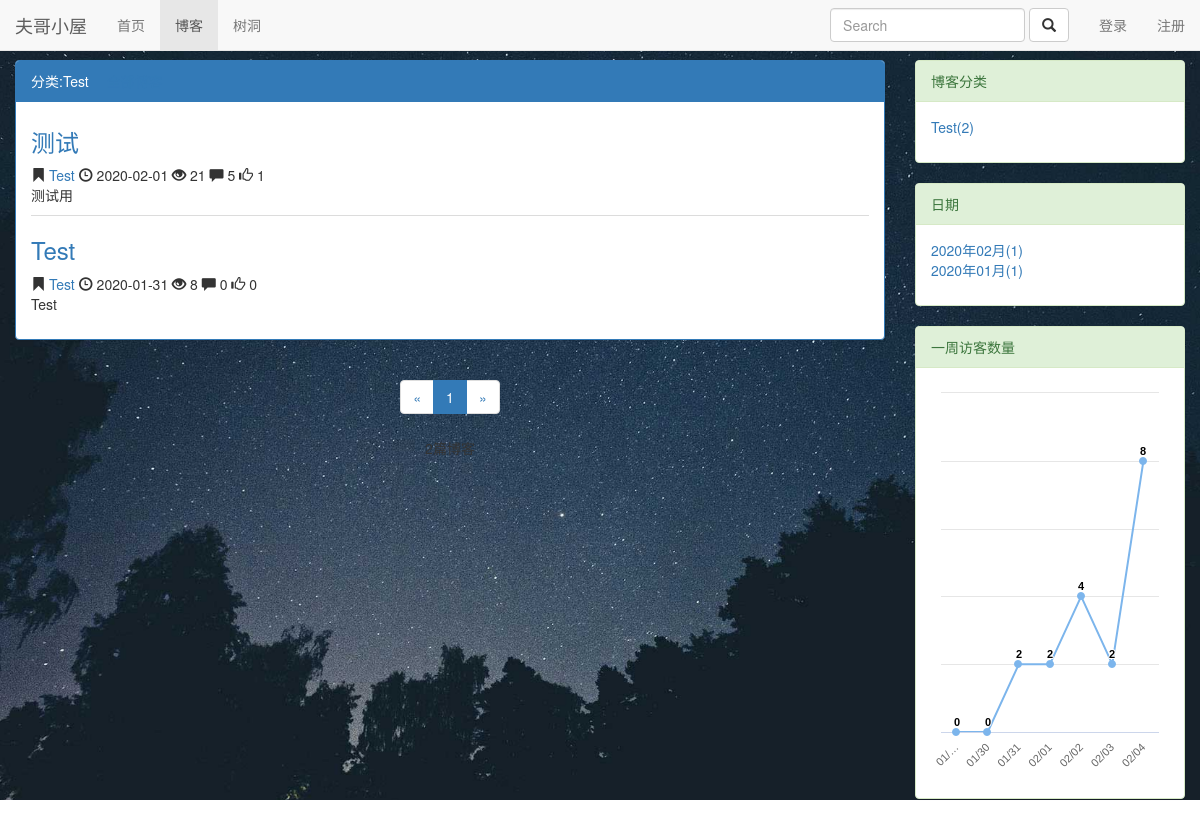
The page /blog/type/1 on the database its author committed.
### blog/models.py (models this page shows, shortened)
class BlogType(models.Model):
    type_name=models.CharField(max_length=15)
    def __str__(self):
        return self.type_name

class Blog(models.Model,ReadNumExpandMethod):
    title=models.CharField(max_length=50)
    blog_type=models.ForeignKey(BlogType,on_delete=models.DO_NOTHING,related_name='blog')
    content=RichTextUploadingField()
    author=models.ForeignKey(User,on_delete=models.DO_NOTHING)
    read_details=GenericRelation(ReadDetail)
    create_time=models.DateTimeField(auto_now_add=True)
    last_updated_time=models.DateTimeField(auto_now=True)
    class Meta:
        ordering=['-create_time']

### read_statistics/models.py (models this page shows)
class ReadNum(models.Model):
    read_num=models.IntegerField(default=0)
    content_type=models.ForeignKey(ContentType,on_delete=models.CASCADE)
    object_id=models.PositiveIntegerField()
    content_object=GenericForeignKey('content_type','object_id')

### likes/models.py (models this page shows)
class LikeCount(models.Model):
    content_type = models.ForeignKey(ContentType, on_delete=models.CASCADE)
    object_id = models.PositiveIntegerField()
    content_object = GenericForeignKey('content_type', 'object_id')
    likednum=models.IntegerField(default=0)

### blog/views.py (the view)
# urls.py: path('type/<int:blog_type_pk>',views.blogs_with_type,name="blogs_with_type"),
def blogs_with_type(request, blog_type_pk):
    context = {}
    blog_type = get_object_or_404(BlogType, pk=blog_type_pk)
    blogs_all_list=Blog.objects.filter(blog_type=blog_type)
    context=blog_common_data(request,blogs_all_list)
    context = blog_charts(context)
    context['blog_type'] = blog_type
    return render(request,'blog/blog_with_type.html', context)

### user/forms.py (shortened to what this page needs)
class LoginForm(forms.Form):
    username_or_email = forms.CharField(label='用户名', widget=forms.TextInput(attrs={'class': 'form-control', 'placeholder': '请输入用户名或邮箱'}))
    password = forms.CharField(label='密码',widget=forms.PasswordInput(attrs={'class': 'form-control', 'placeholder': '请输入密码'}))

### blog/views.py (called while the page is built)
def blog_charts(context):
    blog_content_type = ContentType.objects.get_for_model(Blog)
    dates, read_nums = get_seven_days_read_data(blog_content_type)
    context['dates'] = dates
    context['read_nums'] = read_nums
    return context

### comment/templatetags/comment_tags.py (called while the page is built)
@register.simple_tag
def get_comment_count(obj):
    content_type=ContentType.objects.get_for_model(obj)
    return Comment.objects.filter(content_type=content_type,object_id=obj.pk).count()

### likes/templatetags/likes_tags.py (called while the page is built)
@register.simple_tag
def get_like_count(obj):
    content_type=ContentType.objects.get_for_model(obj)
    like_count,created = LikeCount.objects.get_or_create(content_type=content_type,object_id=obj.pk)
    return like_count.likednum

### read_statistics/models.py (called while the page is built)
    def get_read_num(self):
        try:
            ct = ContentType.objects.get_for_model(self)
            readnum = ReadNum.objects.get(content_type=ct, object_id=self.pk)
            return readnum.read_num
        except exceptions.ObjectDoesNotExist:
            return 0

### read_statistics/utils.py (called while the page is built)
def get_seven_days_read_data(content_type):
    today = timezone.now().date()
    read_nums = []
    dates=[]
    for i in range(7, 0, -1):
        date = today - datetime.timedelta(days=i)
        dates.append(date.strftime("%m/%d"))
        read_details = ReadDetail.objects.filter(content_type=content_type, date=date)
        result = read_details.aggregate(read_num_sum=Sum('read_num'))
        read_nums.append(result['read_num_sum'] or 0)
    return dates,read_nums

### user/context_processors.py (called while the page is built)
def login_modal_form(request):
    return {'login_modal_form':LoginForm()}

### blog/templates/blog/blog_with_type.html (shortened to what this page needs)
{% extends 'blog/blog_list.html' %}
{% block blog_list_title %}
    分类:{{ blog_type.type_name }}
    <a href="{% url 'blog_list' %}">　全部博客</a>
{% endblock %}

### blog/templates/blog/blog_list.html (shortened to what this page needs)
{% extends 'base.html' %}
{% load staticfiles %}
{% load comment_tags %}
{% load likes_tags %}
{% block header_extends %}
    <link rel="stylesheet" href="{% static 'css/blog.css' %}">
{% endblock %}
{% block nav_blog_active %}active{% endblock %}
{% block content %}
    <div class="bg"></div>
    <div class="container-fluid">
        <div class="row">
            <div class="col-xs-12 col-sm-8 col-md-8 col-lg-9">
                <div class="panel panel-primary">
                    <div class="panel-heading">{% block blog_list_title %}博客列表{% endblock %}</div>
                    <div class="panel-body">
                        {% for blog in page_of_blogs.object_list %}
                            <div class="blog">
                                <h3><a href="{% url 'blog_detail' blog.pk %}">{{ blog.title }}</a></h3>
                                <p class="blog_info">
                                    <span class="glyphicon glyphicon-bookmark" aria-hidden="true"></span> <a
                                        href="{% url 'blogs_with_type' blog.blog_type.pk %}">{{ blog.blog_type }}</a>
                                    <span class="glyphicon glyphicon-time"
                                          aria-hidden="true"></span> {{ blog.create_time|date:"Y-m-d" }}
                                    <span class="glyphicon glyphicon-eye-open"
                                          aria-hidden="true"></span> {{ blog.get_read_num }}
                                    <span class="glyphicon glyphicon-comment"
                                          aria-hidden="true"></span> {% get_comment_count blog %}
                                    <span class="glyphicon glyphicon-thumbs-up"
                                          aria-hidden="true"></span> {% get_like_count blog %}
                                </p>
                                <p>{{ blog.content|striptags|truncatechars_html:100 }}</p>
                            </div>
                        {% empty %}
                            <div class="blog">
                                <h3>暂无博客，敬请期待</h3>
                            </div>
                        {% endfor %}
                    </div>
                </div>
                <div class="paginator">
                    <nav aria-label="Page navigation">
                        <ul class="pagination">
                            <li>
                                {% if page_of_blogs.has_previous %}
                                    <a href="?page={{ page_of_blogs.previous_page_number }}" aria-label="Previous">
                                        <span aria-hidden="true">&laquo;</span>
                                    </a>
                                {% else %}
                                    <span aria-hidden="true">&laquo;</span>
                                {% endif %}
                            </li>
                            {% for page_num in page_range %}
                                {% if page_num == page_of_blogs.number %}
                                    <li class="active"><span>{{ page_num }}</span></li>
                                {% else %}
                                    {% if page_num == '...' %}
                                        <li><span>{{ page_num }}</span></li>
                                    {% else %}
                                        <li><a href="?page={{ page_num }}">{{ page_num }}</a></li>
                                    {% endif %}
                                {% endif %}
                            {% endfor %}
                            <li>
                                {% if page_of_blogs.has_next %}
                                    <a href="?page={{ page_of_blogs.next_page_number }}" aria-label="Next">
                                        <span aria-hidden="true">&raquo;</span>
                                    </a>
                                {% else %}
                                    <span aria-hidden="true">&raquo;</span>
                                {% endif %}
                            </li>
                        </ul>
                    </nav>
                    <p>
                        {{ page_of_blogs.paginator.count }}篇博客
                    </p>
                </div>
            </div>
            <div class="hidden-xs col-sm-4 col-md-4 col-lg-3">
                <div class="panel panel-success">
                    <div class="panel-heading">博客分类</div>
                    <div class="panel-body">
                        <ul>
                            {% for blog_type in blog_types %}
                                <li>
                                    <a href="{% url 'blogs_with_type' blog_type.pk %}">{{ blog_type.type_name }}({{ blog_type.blog_count }})</a>
                                </li>
                            {% empty %}
                                <li>暂无分类</li>
                            {% endfor %}
                        </ul>
                    </div>
                </div>
                <div class="panel panel-success">
                    <div class="panel-heading">日期</div>
                    <div class="panel-body">
                        <ul>
                            {% for blog_date,blog_count in blog_dates.items %}
                                <li>
                                    <a href="{% url 'blogs_with_date' blog_date.year blog_date.month %}">
                                        {{ blog_date|date:"Y年m月" }}({{ blog_count }})
                                    </a>
                                </li>
                            {% endfor %}
                        </ul>
                    </div>
                </div>
                <div class="panel panel-success">
                    <div class="panel-heading">一周访客数量</div>
                    <div class="panel-body">
                        <div id="container"></div>
                    </div>
                </div>
            </div>
        </div>
    </div>
{% endblock %}

### static/css/base.css (style rules this page uses)
* { margin: 0; padding: 0; }
body { margin-top: 60px!important; }
ul { list-style-type: none!important; }

### blog/static/css/blog.css (style rules this page uses)
.bg { position: fixed; left: 0; top: 0; bottom: 0; background: url("/media/img/blog/bg.jpg") no-repeat center; background-attachment: fixed; width: 100vw; height: 100vh; background-size: cover; opacity: 1; }
li { list-style-type: none; }
div.blog h3 { margin-top: 0.5em; }
div.blog:not(:last-child) { margin-bottom: 1.5em; border-bottom: 1px solid gainsboro; }
div.blog p.blog_info { margin-bottom: 0; }
div.paginator { text-align: center; }

### rows shown on the page
BlogType: type_name "Test", blog_count "2"
Blog: title "测试", blog_type "Test", create_time "2020-02-01", get_read_num "21", id "5", id.likednum "1", content "测试用"
Blog: title "Test", blog_type "Test", create_time "2020-01-31", get_read_num "8", id "0", id.likednum "0", content "Test"

### other values the page prints
{{ page_num }} "1"
{{ page_of_blogs.paginator.count }} "2"
{{ blog_date|date:"Y年m月" }} "2020年02月" "2020年01月"
{{ blog_count }} "1" "1"
